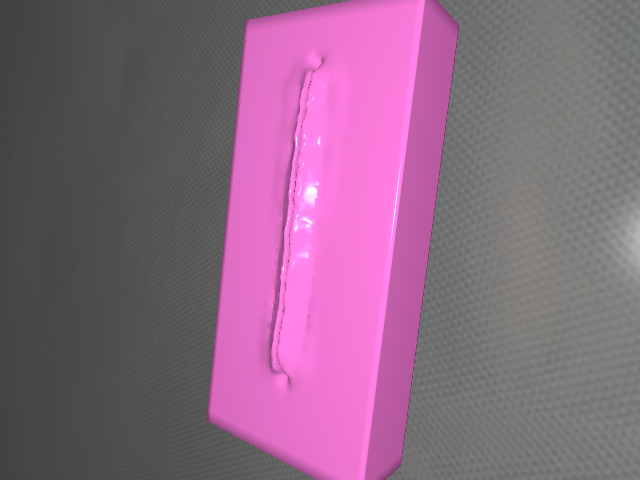
#> input picture casa_app/casa_perception/dataset/raw/run_01/frame_0003.png, 640 x 480 px, given as the content of the folder ../../dataset/processed/run_01/images, which was not available
$ python generate_mask_openCV.py
#> lines starting #> are read from the running program, lines starting #| are printed output that depends on the picture; after the words box and inside, x2 and y2 are one past the last pixel; in counts of white or black regions, pixels touching at a corner belong together; pictures that were not available may be replaced by others from this repository, and a replacement may not be noted
#> in process_batch, image is the input picture: shape (480, 640, 3); mean B, G, R 129.6, 103.3, 138.7
# #!/usr/bin/env python3
# """
# ================================================================================
#   generate_mask_openCV.py -- robust version
# ================================================================================

# WHAT WAS ACTUALLY WRONG (diagnosed against real project images, not guessed)
# -------------------------------------------------------------------------------
# Shrinking the final dilation kernel didn't help because the problem was
# never the dilation step -- it happens earlier, and dilation just inflates
# whatever shape came out of it, right or wrong. Two real, measured issues:

# 1. SCALE: the erode/close/dilate kernels were fixed pixel counts (25x25,
#    15x15, 5x5). Measured on real captures from this project: the wound's
#    detected area ranges from ~500px to ~22,500px depending on zoom (a 44x
#    range) -- a fixed-pixel kernel that's reasonable at one zoom level is
#    wildly wrong at another. Fix: kernel sizes are now computed as a
#    FRACTION of the detected phantom's own size in each image, so they
#    automatically scale with zoom instead of needing hand-tuning per shot.

# 2. NO VALIDATION: the script always takes "the largest contour" and trusts
#    it's the wound, with zero check on whether that's plausible. Measured
#    directly: on an image with the arm/needle occluding the wound, the
#    wound/phantom area ratio drops from ~9-10% to ~4.1% -- the tool breaks
#    up the wound's edges enough that the morphological closing step can't
#    connect them into the real wound shape anymore, and something else
#    (tool edge, thread, shadow, texture noise) can end up being "the
#    largest contour" instead. The old script would silently save that as
#    if it were a correct wound mask. This version checks the candidate
#    against what a real wound should look like (thin and elongated, a
#    plausible size relative to the phantom, roughly centered) and if it
#    fails, the mask is NOT saved blindly -- it's logged to a review list
#    instead, so you get a short list of frames to actually look at rather
#    than 2000 unreviewed files of unknown quality.

# HOW TO RUN
# ----------
#     python3 generate_mask_openCV.py

# OUTPUT
# ------
#     <run>/mask_openCV/<name>_mask.jpg      -- as before, for frames that
#                                               passed validation
#     <run>/mask_openCV/_REVIEW_NEEDED.txt   -- NEW: list of frames that
#                                               didn't produce a plausible
#                                               wound shape, with the reason
#                                               (too big / too small / not
#                                               elongated / no contour found)
# """

# import cv2
# import numpy as np
# import os
# import glob


# # ==============================================================================
# # CONFIGURATION
# # ==============================================================================

# BASE_DATASET_DIR = "../../dataset/processed"
# RUNS = ["run_01", "run_02", "run_03", "run_04"]

# # --- phantom silhouette detection ---
# LOWER_PINK = np.array([130, 40, 40])
# UPPER_PINK = np.array([170, 255, 255])

# # --- scale-relative kernel sizes (fractions of the phantom's own bounding-box
# #     diagonal in THIS image -- replaces the old fixed-pixel kernels, which
# #     is what actually caused the inconsistency across zoom levels) ---
# ERODE_FRACTION = 0.035    # was fixed 25x25px
# CLOSE_FRACTION = 0.020    # was fixed 15x15px
# DILATE_FRACTION = 0.012   # was fixed 5x5px -- this is the margin-for-suturing step

# # --- Canny edge thresholds (unchanged -- not the diagnosed problem, leave
# #     alone unless review of the flagged images shows this needs tuning too) ---
# CANNY_LOW, CANNY_HIGH = 40, 120

# # --- plausibility validation for the candidate wound contour ---
# MIN_WOUND_AREA_FRACTION = 0.005   # < 0.5% of phantom area -- too small, probably noise
# MAX_WOUND_AREA_FRACTION = 0.25    # > 25% of phantom area -- too big, probably not the wound
# MIN_ELONGATION = 1.8              # PCA major/minor axis ratio -- a wound is a thin line,
#                                     # not a blob; same technique used elsewhere in this
#                                     # project for the same reason


# # ==============================================================================
# # HELPERS
# # ==============================================================================

# def get_phantom_silhouette(image):
#     """Returns (mask, contour, diagonal_px) for the phantom's own outline,
#     or (None, None, None) if nothing plausible was found."""
#     hsv = cv2.cvtColor(image, cv2.COLOR_BGR2HSV)
#     raw_mask = cv2.inRange(hsv, LOWER_PINK, UPPER_PINK)
#     contours, _ = cv2.findContours(raw_mask, cv2.RETR_EXTERNAL, cv2.CHAIN_APPROX_SIMPLE)
#     if not contours:
#         return None, None, None

#     largest = max(contours, key=cv2.contourArea)
#     x, y, w, h = cv2.boundingRect(largest)
#     diagonal = float(np.hypot(w, h))

#     mask = np.zeros(image.shape[:2], dtype=np.uint8)
#     cv2.drawContours(mask, [largest], -1, 255, thickness=cv2.FILLED)
#     return mask, largest, diagonal


# def odd_kernel(size_px):
#     size_px = max(3, int(round(size_px)))
#     if size_px % 2 == 0:
#         size_px += 1
#     return size_px


# def contour_elongation(contour):
#     """PCA major/minor axis ratio of the contour's points -- high for a thin
#     line (the wound), low for a round/blob shape (likely not the wound)."""
#     pts = contour.reshape(-1, 2).astype(np.float32)
#     if len(pts) < 5:
#         return 0.0
#     mean, eigvecs, eigvals = cv2.PCACompute2(pts, mean=np.array([]))
#     eigvals = eigvals.flatten()
#     return float(np.sqrt(max(eigvals[0], 1e-6) / max(eigvals[1], 1e-6)))


# def validate_wound_contour(contour, phantom_area):
#     """Returns (is_valid, reason_if_not)."""
#     area = cv2.contourArea(contour)
#     if area <= 0:
#         return False, "zero area"
#     ratio = area / max(phantom_area, 1)
#     if ratio < MIN_WOUND_AREA_FRACTION:
#         return False, f"too small ({ratio*100:.2f}% of phantom, min {MIN_WOUND_AREA_FRACTION*100:.1f}%)"
#     if ratio > MAX_WOUND_AREA_FRACTION:
#         return False, f"too large ({ratio*100:.1f}% of phantom, max {MAX_WOUND_AREA_FRACTION*100:.0f}%)"
#     elong = contour_elongation(contour)
#     if elong < MIN_ELONGATION:
#         return False, f"not elongated enough ({elong:.2f}, min {MIN_ELONGATION})"
#     return True, ""


# # ==============================================================================
# # PER-IMAGE PIPELINE
# # ==============================================================================

# def generate_mask(image):
#     """
#     Returns (mask_or_None, status_string). mask is None if no plausible
#     wound contour was found -- caller should log this for review, not save
#     a guessed mask.
#     """
#     phantom_mask, phantom_contour, diagonal = get_phantom_silhouette(image)
#     if phantom_mask is None:
#         return None, "no phantom silhouette found"
#     phantom_area = cv2.contourArea(phantom_contour)

#     roi = cv2.bitwise_and(image, image, mask=phantom_mask)
#     gray = cv2.cvtColor(roi, cv2.COLOR_BGR2GRAY)
#     clahe = cv2.createCLAHE(clipLimit=3.0, tileGridSize=(8, 8))
#     equalized = clahe.apply(gray)
#     blurred = cv2.GaussianBlur(equalized, (5, 5), 0)
#     edges = cv2.Canny(blurred, CANNY_LOW, CANNY_HIGH)

#     erode_k = odd_kernel(diagonal * ERODE_FRACTION)
#     inner_zone_mask = cv2.erode(phantom_mask, np.ones((erode_k, erode_k), np.uint8), iterations=1)
#     internal_edges = cv2.bitwise_and(edges, edges, mask=inner_zone_mask)

#     close_k = odd_kernel(diagonal * CLOSE_FRACTION)
#     connected_edges = cv2.morphologyEx(internal_edges, cv2.MORPH_CLOSE,
#                                         np.ones((close_k, close_k), np.uint8))

#     wound_contours, _ = cv2.findContours(connected_edges, cv2.RETR_EXTERNAL, cv2.CHAIN_APPROX_SIMPLE)
#     if not wound_contours:
#         return None, "no candidate contour after edge detection"

#     # Check candidates largest-first; use the first one that's actually
#     # plausible, rather than blindly trusting "largest = correct" like
#     # the old version did.
#     candidates = sorted(wound_contours, key=cv2.contourArea, reverse=True)
#     for c in candidates[:5]:   # only worth checking a handful of the biggest
#         valid, reason = validate_wound_contour(c, phantom_area)
#         if valid:
#             final_mask = np.zeros(image.shape[:2], dtype=np.uint8)
#             cv2.drawContours(final_mask, [c], -1, 255, thickness=cv2.FILLED)
#             dilate_k = odd_kernel(diagonal * DILATE_FRACTION)
#             final_mask = cv2.dilate(final_mask, np.ones((dilate_k, dilate_k), np.uint8), iterations=1)
#             return final_mask, "ok"

#     # Nothing plausible -- report why the best candidate failed, for the review log
#     _, reason = validate_wound_contour(candidates[0], phantom_area)
#     return None, f"largest candidate rejected: {reason}"


# # ==============================================================================
# # BATCH DRIVER (same structure as before)
# # ==============================================================================

# def process_batch():
#     for run in RUNS:
#         input_dir = os.path.join(BASE_DATASET_DIR, run, "images")
#         output_dir = os.path.join(BASE_DATASET_DIR, run, "mask_openCV")

#         image_files = []
#         for ext in ("*.jpeg", "*.jpg", "*.png"):
#             image_files.extend(glob.glob(os.path.join(input_dir, ext)))

#         if not image_files:
#             print(f"No images found in {input_dir}. Skipping {run}.")
#             continue

#         os.makedirs(output_dir, exist_ok=True)
#         print(f"\n[{run}] Found {len(image_files)} image(s). Saving masks to {output_dir}/")

#         review_log = []
#         saved_count = 0

#         for image_path in image_files:
#             base_name = os.path.splitext(os.path.basename(image_path))[0]
#             image = cv2.imread(image_path)
#             if image is None:
#                 review_log.append(f"{base_name}: could not load image")
#                 continue

#             mask, status = generate_mask(image)
#             if mask is not None:
#                 output_path = os.path.join(output_dir, f"{base_name}_mask.jpg")
#                 cv2.imwrite(output_path, mask)
#                 saved_count += 1
#             else:
#                 review_log.append(f"{base_name}: {status}")

#         print(f"  {saved_count}/{len(image_files)} masks saved. "
#               f"{len(review_log)} flagged for review.")

#         if review_log:
#             review_path = os.path.join(output_dir, "_REVIEW_NEEDED.txt")
#             with open(review_path, "w") as f:
#                 f.write(f"{len(review_log)} of {len(image_files)} images did not produce "
#                         f"a plausible wound mask and were skipped:\n\n")
#                 f.write("\n".join(review_log))
#             print(f"  See {review_path} for the list.")

#     print("\nBatch processing complete.")


# if __name__ == "__main__":
#     process_batch()


#!/usr/bin/env python3

import cv2
import numpy as np
import os
import glob

# ==============================================================================
# CONFIGURATION
# ==============================================================================
BASE_DATASET_DIR = "../../dataset/processed"
RUNS = ["run_01", "run_02", "run_03", "run_04"]

LOWER_PINK = np.array([130, 40, 40])
UPPER_PINK = np.array([170, 255, 255])

MAX_TOOL_SATURATION = 60
MAX_TOOL_VALUE = 40
TOOL_DILATE_FRACTION = 0.010

ERODE_FRACTION = 0.035
CLOSE_FRACTION = 0.020
DILATE_FRACTION = 0.012

CANNY_LOW, CANNY_HIGH = 40, 120

MIN_WOUND_AREA_FRACTION = 0.005
MAX_WOUND_AREA_FRACTION = 0.25
MIN_ELONGATION = 1.8

# ==============================================================================
# HELPERS
# ==============================================================================
def get_phantom_silhouette(image):
    hsv = cv2.cvtColor(image, cv2.COLOR_BGR2HSV)
#> hsv: shape (480, 640, 3); mean H, S, V 71.6, 42, 139
    raw_mask = cv2.inRange(hsv, LOWER_PINK, UPPER_PINK)
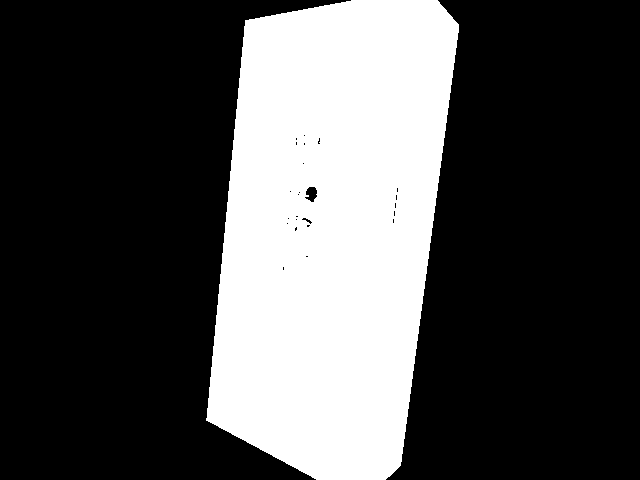
#> raw_mask: shape (480, 640); 30.7% white; 1 white region
    contours, _ = cv2.findContours(raw_mask, cv2.RETR_EXTERNAL, cv2.CHAIN_APPROX_SIMPLE)
#> contours = 1 contour; box (x1, y1, x2, y2) and area: (206, 0, 459, 480) 93846
    if not contours:
        return None, None, None

    largest = max(contours, key=cv2.contourArea)
#> largest = contour of 350 points, box (x1, y1, x2, y2) (206, 0, 459, 480), area 93846
    x, y, w, h = cv2.boundingRect(largest)
#> x = 206; y = 0; w = 253; h = 480
    diagonal = float(np.hypot(w, h))
#> diagonal = 542.6

    mask = np.zeros(image.shape[:2], dtype=np.uint8)
    cv2.drawContours(mask, [largest], -1, 255, thickness=cv2.FILLED)
#> mask: shape (480, 640); 30.8% white; 1 white region, box (x1, y1, x2, y2) and area: (206, 0, 459, 480) 94472
    return mask, largest, diagonal

def odd_kernel(size_px):
    size_px = max(3, int(round(size_px)))
    if size_px % 2 == 0:
        size_px += 1
    return size_px

def contour_elongation(contour):
    pts = contour.reshape(-1, 2).astype(np.float32)
    if len(pts) < 5:
        return 0.0
    mean, eigvecs, eigvals = cv2.PCACompute2(pts, mean=np.array([]))
    eigvals = eigvals.flatten()
    return float(np.sqrt(max(eigvals[0], 1e-6) / max(eigvals[1], 1e-6)))

def validate_wound_contour(contour, phantom_area):
    area = cv2.contourArea(contour)
    if area <= 0:
        return False, "zero area"
    ratio = area / max(phantom_area, 1)
    if ratio < MIN_WOUND_AREA_FRACTION:
        return False, f"too small ({ratio*100:.2f}% of phantom, min {MIN_WOUND_AREA_FRACTION*100:.1f}%)"
    if ratio > MAX_WOUND_AREA_FRACTION:
        return False, f"too large ({ratio*100:.1f}% of phantom, max {MAX_WOUND_AREA_FRACTION*100:.0f}%)"
    elong = contour_elongation(contour)
    if elong < MIN_ELONGATION:
        return False, f"not elongated enough ({elong:.2f}, min {MIN_ELONGATION})"
    return True, ""

# ==============================================================================
# PER-IMAGE PIPELINE
# ==============================================================================
def generate_mask(image):
    phantom_mask, phantom_contour, diagonal = get_phantom_silhouette(image)
#> phantom_contour has the same summary as largest in get_phantom_silhouette; diagonal = 542.6
    if phantom_mask is None:
        return None, "no phantom silhouette found"
    phantom_area = cv2.contourArea(phantom_contour)
#> phantom_area = 93845.5

    hsv = cv2.cvtColor(image, cv2.COLOR_BGR2HSV)
    tool_sat_mask = cv2.inRange(hsv, np.array([0, 0, 0]), np.array([180, MAX_TOOL_SATURATION, 255]))
#> tool_sat_mask: shape (480, 640); 69.3% white; 1 black region, box (x1, y1, x2, y2) and area: (206, 0, 459, 480) 94162
    tool_dark_mask = cv2.inRange(hsv, np.array([0, 0, 0]), np.array([180, 255, MAX_TOOL_VALUE]))
#> tool_dark_mask: shape (480, 640); every value is 0
    tool_mask = cv2.bitwise_or(tool_sat_mask, tool_dark_mask)

    tool_dilate_k = odd_kernel(diagonal * TOOL_DILATE_FRACTION)
#> tool_dilate_k = 5
    tool_mask = cv2.dilate(tool_mask, np.ones((tool_dilate_k, tool_dilate_k), np.uint8), iterations=1)
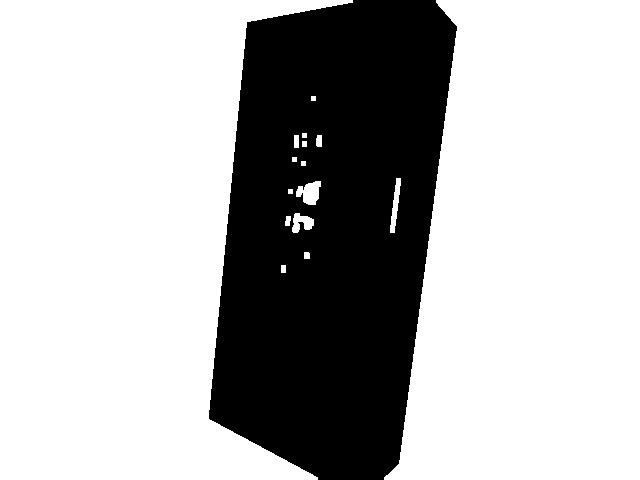
#> tool_mask: shape (480, 640); 70.5% white; 1 black region, box (x1, y1, x2, y2) and area: (209, 0, 457, 480) 90477

    roi = cv2.bitwise_and(image, image, mask=phantom_mask)
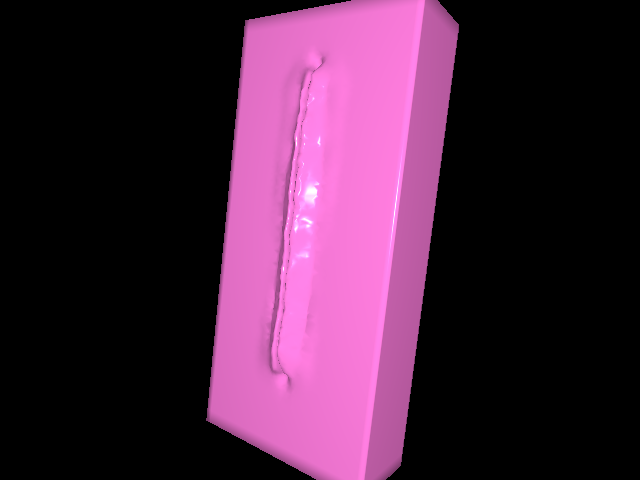
#> roi: shape (480, 640, 3); mean B, G, R 61.3, 34.5, 69.9
    gray = cv2.cvtColor(roi, cv2.COLOR_BGR2GRAY)
    clahe = cv2.createCLAHE(clipLimit=3.0, tileGridSize=(8, 8))
    equalized = clahe.apply(gray)
    blurred = cv2.GaussianBlur(equalized, (5, 5), 0)
    edges = cv2.Canny(blurred, CANNY_LOW, CANNY_HIGH)
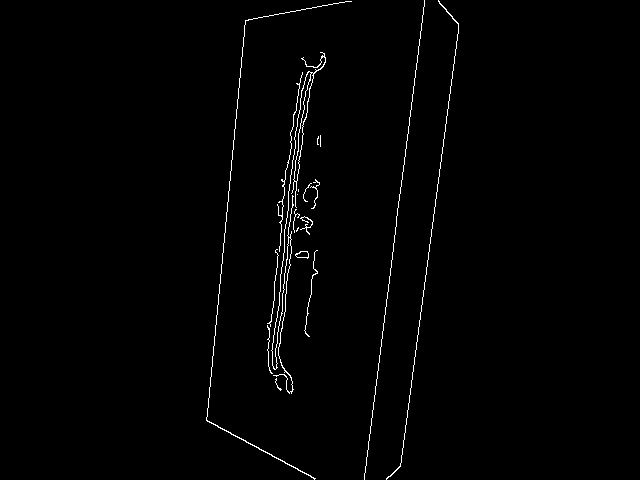
#> edges: shape (480, 640); 1.1% white in thin lines or dots, all inside (x1, y1, x2, y2) = (206, 0, 459, 480)

    erode_k = odd_kernel(diagonal * ERODE_FRACTION)
#> erode_k = 19
    inner_zone_mask = cv2.erode(phantom_mask, np.ones((erode_k, erode_k), np.uint8), iterations=1)
#> inner_zone_mask: shape (480, 640); 26.9% white; 1 white region, box (x1, y1, x2, y2) and area: (217, 0, 448, 480) 82721

    valid_edge_zone = cv2.bitwise_and(inner_zone_mask, cv2.bitwise_not(tool_mask))
#> valid_edge_zone: shape (480, 640); 26.5% white; 1 white region, box (x1, y1, x2, y2) and area: (217, 0, 448, 480) 81343
    internal_edges = cv2.bitwise_and(edges, edges, mask=valid_edge_zone)
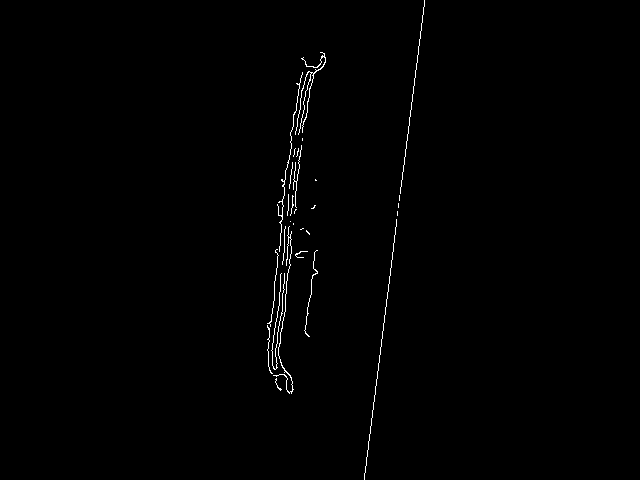
#> internal_edges: shape (480, 640); 0.64% white in thin lines or dots, all inside (x1, y1, x2, y2) = (267, 0, 425, 480)

    close_k = odd_kernel(diagonal * CLOSE_FRACTION)
#> close_k = 11
    connected_edges = cv2.morphologyEx(internal_edges, cv2.MORPH_CLOSE,
                                        np.ones((close_k, close_k), np.uint8))
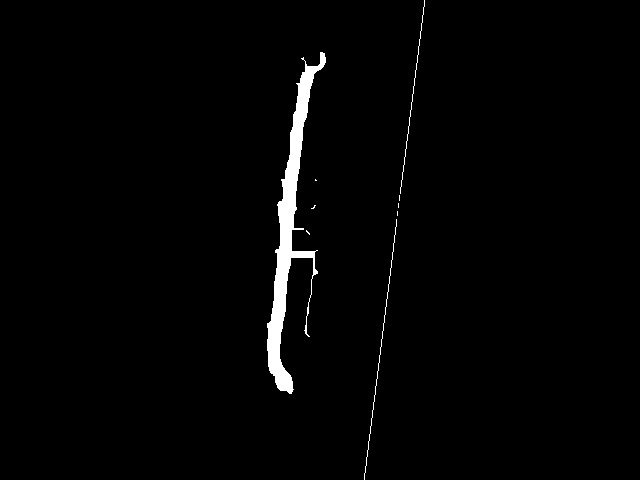
#> connected_edges: shape (480, 640); 1.7% white; 9 white regions (6 under 20 px)

    wound_contours, _ = cv2.findContours(connected_edges, cv2.RETR_EXTERNAL, cv2.CHAIN_APPROX_SIMPLE)
#> wound_contours = 9 contours, 8 with area under 20; largest, box (x1, y1, x2, y2) and area: (267, 52, 326, 394) 4366
    if not wound_contours:
        return None, "no candidate contour after edge detection"

    candidates = sorted(wound_contours, key=cv2.contourArea, reverse=True)
#> candidates has the same summary as wound_contours
    for c in candidates[:5]:
        valid, reason = validate_wound_contour(c, phantom_area)
        if valid:
            final_mask = np.zeros(image.shape[:2], dtype=np.uint8)
            cv2.drawContours(final_mask, [c], -1, 255, thickness=cv2.FILLED)
            dilate_k = odd_kernel(diagonal * DILATE_FRACTION)
            final_mask = cv2.dilate(final_mask, np.ones((dilate_k, dilate_k), np.uint8), iterations=1)
            return final_mask, "ok"
#> this loop made 1 pass
#> (area in validate_wound_contour, ratio in validate_wound_contour, elong in validate_wound_contour, valid, reason) on pass 1: (4366, 0.0465, 8.3, True, '')
#> pass 1, in generate_mask, `final_mask = cv2.dilate(final_mask, np.ones((dilate_k, dilate_k), np.u..`:
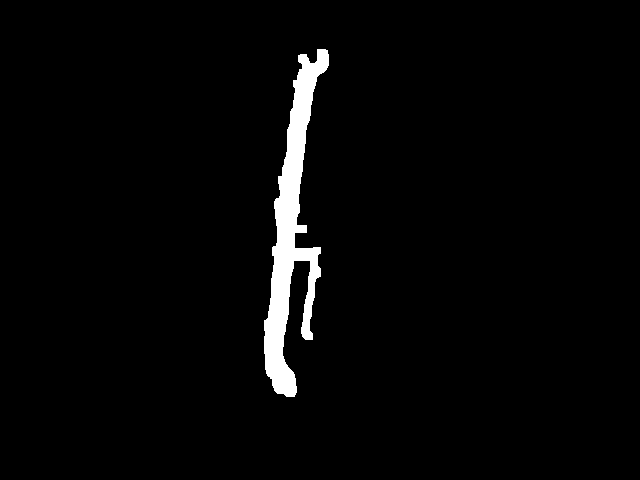
#> final_mask: shape (480, 640); 2.7% white; 1 white region, box (x1, y1, x2, y2) and area: (264, 49, 329, 397) 8308

    _, reason = validate_wound_contour(candidates[0], phantom_area)
    return None, f"largest candidate rejected: {reason}"

# ==============================================================================
# BATCH DRIVER
# ==============================================================================
def process_batch():
    for run in RUNS:
        input_dir = os.path.join(BASE_DATASET_DIR, run, "images")
        output_dir = os.path.join(BASE_DATASET_DIR, run, "mask_openCV")

        image_files = []
        for ext in ("*.jpeg", "*.jpg", "*.png"):
            image_files.extend(glob.glob(os.path.join(input_dir, ext)))

        if not image_files:
            print(f"No images found in {input_dir}. Skipping {run}.")
            continue

        os.makedirs(output_dir, exist_ok=True)
        print(f"\n[{run}] Found {len(image_files)} image(s). Saving masks to {output_dir}/")

        review_log = []
        saved_count = 0

        for image_path in image_files:
            base_name = os.path.splitext(os.path.basename(image_path))[0]
            image = cv2.imread(image_path)
            if image is None:
                review_log.append(f"{base_name}: could not load image")
                continue

            mask, status = generate_mask(image)
#> status = 'ok'
            if mask is not None:
                output_path = os.path.join(output_dir, f"{base_name}_mask.jpg")
                cv2.imwrite(output_path, mask)
                saved_count += 1
            else:
                review_log.append(f"{base_name}: {status}")

        print(f"  {saved_count}/{len(image_files)} masks saved. "
              f"{len(review_log)} flagged for review.")

        if review_log:
            review_path = os.path.join(output_dir, "_REVIEW_NEEDED.txt")
            with open(review_path, "w") as f:
                f.write(f"{len(review_log)} of {len(image_files)} images did not produce "
                        f"a plausible wound mask and were skipped:\n\n")
                f.write("\n".join(review_log))
            print(f"  See {review_path} for the list.")

    print("\nBatch processing complete.")

if __name__ == "__main__":
    process_batch()
